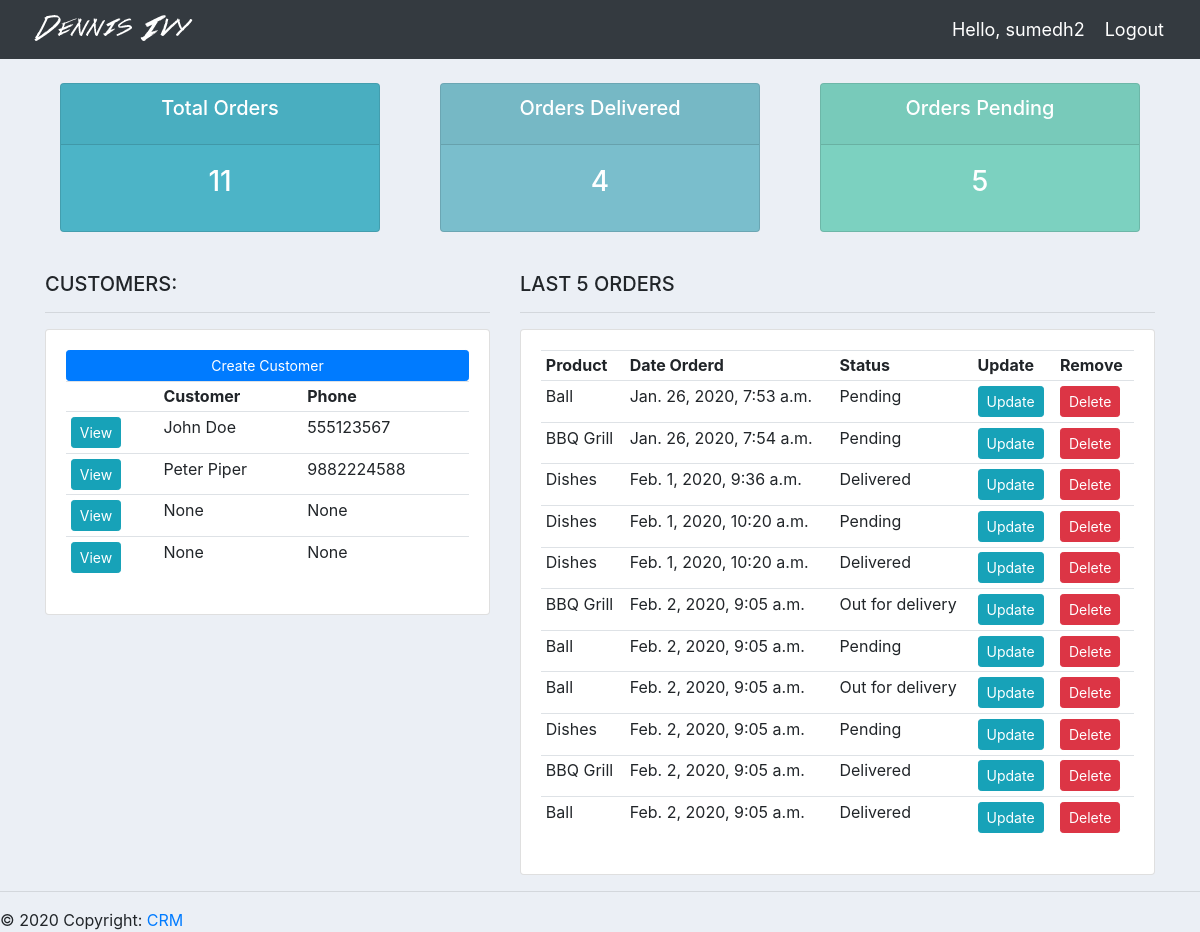
Screenshot of / (signed in) with the database file from the repository.
### accounts/models.py (models this page shows, shortened)
class Customer(models.Model):
    user = models.OneToOneField(User, null=True , on_delete=models.CASCADE)
    name = models.CharField(max_length=200 , null = True)
    phone = models.CharField(max_length=200 ,  null = True)
    email = models.CharField(max_length=200 ,  null = True)
    profile_pic = models.ImageField(null=True , blank=True)
    date_created = models.DateTimeField(auto_now_add=True ,  null = True)

class Order(models.Model):
    STATUS = (
        ('Pending' , 'Pending'),
        ('Out for delivery' , 'out for delivery'),
        ('Delivered' , 'Delivered')
    )
    customer = models.ForeignKey(Customer ,null = True , on_delete= models.SET_NULL)
    product  = models.ForeignKey(Product , null = True , on_delete = models.SET_NULL)
    date_created = models.DateTimeField(auto_now_add=True , null = True)
    status = models.CharField(max_length=200 , null = True , choices=STATUS)
    note = models.CharField(max_length=1000 ,  null=True )

class Product(models.Model):
    CATEGORY = (
      ('Indoor' , 'Indoor'),
      ('Out Door' ,  'Out Door'),
    )
    name = models.CharField(max_length=200, null=True)
    price = models.FloatField(null=True)
    category  = models.CharField(max_length=200 , null =True , choices=CATEGORY)
    description = models.CharField(max_length=200 , null = True)
    date_created = models.DateTimeField(auto_now_add=True , null =True)
    tags = models.ManyToManyField(Tag)
    def __str__(self):
        return self.name

### accounts/decorators.py (the view)
    def wrapper_func(request , *args , **kwargs):
        group = None
        if request.user.groups.exists():
            group = request.user.groups.all()[0].name
        if group == 'customer':
            return redirect('user-page')
        if group == 'admin':
            return view_func(request , *args , **kwargs)

### accounts/views.py (called while the page is built)
@login_required(login_url='login')
@admin_only
def home(request):
     orders = Order.objects.all()
     customers = Customer.objects.all()
     total_customers = customers.count()
     total_orders = orders.count()
     delivered = orders.filter(status = 'Delivered').count()
     pending = orders.filter(status = 'Pending').count()
     context = {'orders' : orders , 'customers' : customers ,
     'total_customers' : total_customers , 'total_orders' : total_orders ,
     'delivered' : delivered , 'pending' : pending
     }
     return render(request , "accounts/dashboard.html" , context )

### accounts/templates/accounts/dashboard.html
{% extends 'accounts/main.html' %}
{% block content%}
{% include 'accounts/status.html' %}
<br>
<div class="row">
	<div class="col-md-5">
		<h5>CUSTOMERS:</h5>
		<hr>
		<div class="card card-body">
			<a class="btn btn-primary  btn-sm btn-block" href="">Create Customer</a>
			<table class="table table-sm">
				<tr>
					<th> </th>
					<th>Customer</th>
					<th>Phone</th>
				</tr>
					{% for customer in customers %}
					<tr>
						<td> <a class="btn btn-sm btn-info" href="{% url 'customer' customer.id  %}"> View </a>  </td>
						<td> {{ customer.name }} </td>
						<td> {{ customer.phone }} </td>
					</tr>
					{% endfor %}
			</table>
		</div>
	</div>
	<div class="col-md-7">
		<h5>LAST 5 ORDERS</h5>
		<hr>
		<div class="card card-body">
			<table class="table table-sm">
				<tr>
					<th>Product</th>
					<th>Date Orderd</th>
					<th>Status</th>
					<th>Update</th>
					<th>Remove</th>
				</tr>
				{% for order in orders %}
					<tr>
						<td>{{ order.product }}</td>
						<td>{{ order.date_created }}</td>
						<td>{{ order.status }}</td>
						<td> <a class="btn btn-sm btn-info" href="{% url 'update_order' order.id %}"> Update </a> </td>
						<td> <a class="btn btn-sm btn-danger" href="{% url 'delete_order' order.id %}"> Delete </a> </td>
					</tr>
				{% endfor %}
			</table>
		</div>
	</div>
</div>
{% endblock %}

### accounts/templates/accounts/main.html (shortened to what this page needs)
{% load static %}
<html>
<head>
    <link rel="stylesheet" href="https://stackpath.bootstrapcdn.com/bootstrap/4.3.1/css/bootstrap.min.css">
  <link rel="stylesheet" type="text/css" href="{% static '/css/main.css' %}">
</head>
<body>
    {% include 'accounts/navbar.html' %}
    <div class="container">
    {% block content %}
    {% endblock %}
    </div>
    <hr>
<footer class="page-footer font-small blue">
  <div class="/">© 2020 Copyright:
    <a href="/"> CRM</a>
  </div>
</footer>
</body>
</html>

### accounts/templates/accounts/navbar.html (shortened to what this page needs)
{% load static %}
<nav class="navbar navbar-expand-lg navbar-dark bg-dark">
    <img src={% static 'images/logo.png' %}>
    <span class="hello-msg"> Hello, {{ request.user }} </span>
    <span> <a class="hello-msg" href="{% url 'logout' %}"> Logout </a> </span>
  </nav>

### accounts/templates/accounts/status.html
<br>
<div class="row">
	<div class="col">
		<div class="col-md">
			<div class="card text-center text-white  mb-3" id="total-orders">
			  	<div class="card-header">
			  		<h5 class="card-title">Total Orders</h5>
			  	</div>
			  	<div class="card-body">
			    	<h3 class="card-title"> {{ total_orders }} </h3>
			  	</div>
			</div>
		</div>
	</div>
	<div class="col">
		<div class="col-md">
			<div class="card text-center text-white  mb-3" id="orders-delivered">
			  	<div class="card-header">
			  		<h5 class="card-title">Orders Delivered</h5>
			  	</div>
			  	<div class="card-body">
			    	<h3 class="card-title"> {{ delivered }} </h3>
			  	</div>
			</div>
		</div>
	</div>
	<div class="col">
		<div class="col-md">
			<div class="card text-center text-white  mb-3" id="orders-pending">
			  	<div class="card-header">
			  		<h5 class="card-title">Orders Pending</h5>
			  	</div>
			  	<div class="card-body">
			    	<h3 class="card-title"> {{ pending }} </h3>
			  	</div>
			</div>
		</div>
	</div>
</div>

### static/css/main.css (style rules this page uses)
body { background-color: #ebeff5; }
#total-orders { background-color: #4cb4c7; }
#orders-delivered { background-color: #7abecc; }
#orders-pending { background-color: #7CD1C0; }

### accounts/templates/accounts/navbar.html (style rules this page uses)
.hello-msg { font-size: 18px; color: #fff; margin-right: 20px; }

### rows the page displays
Customer: name "John Doe", phone "555123567"
Customer: name "Peter Piper", phone "9882224588"
Customer: name "None", phone "None"
Customer: name "None", phone "None"
Order: product "Ball", date_created "Jan. 26, 2020, 7:53 a.m.", status "Pending"
Order: product "BBQ Grill", date_created "Jan. 26, 2020, 7:54 a.m.", status "Pending"
Order: product "Dishes", date_created "Feb. 1, 2020, 9:36 a.m.", status "Delivered"
Order: product "Dishes", date_created "Feb. 1, 2020, 10:20 a.m.", status "Pending"
Order: product "Dishes", date_created "Feb. 1, 2020, 10:20 a.m.", status "Delivered"
Order: product "BBQ Grill", date_created "Feb. 2, 2020, 9:05 a.m.", status "Out for delivery"
Order: product "Ball", date_created "Feb. 2, 2020, 9:05 a.m.", status "Pending"
Order: product "Ball", date_created "Feb. 2, 2020, 9:05 a.m.", status "Out for delivery"
Order: product "Dishes", date_created "Feb. 2, 2020, 9:05 a.m.", status "Pending"
Order: product "BBQ Grill", date_created "Feb. 2, 2020, 9:05 a.m.", status "Delivered"
Order: product "Ball", date_created "Feb. 2, 2020, 9:05 a.m.", status "Delivered"

### other values shown
{{ request.user }} "sumedh2"
{{ total_orders }} "11"
{{ delivered }} "4"
{{ pending }} "5"
